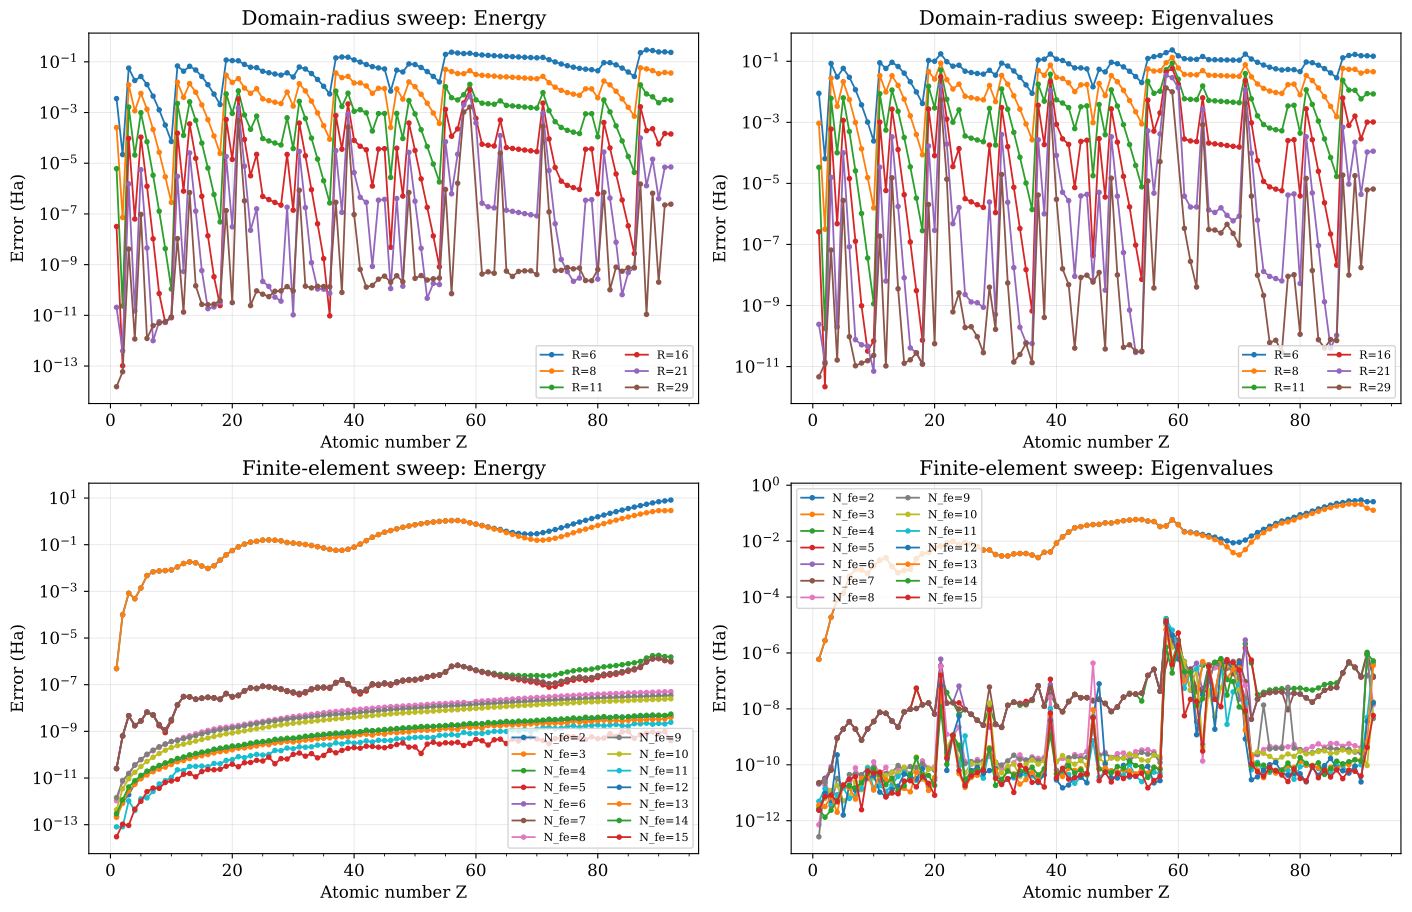

Write Python code to recreate this figure.
"""Temporary test: per-atom GGA-PBE AE convergence (error vs Z), four panels.

Mimics ``atomSFE_with_boundary/scripts/visualize_gga_pbe_ae_fe_boundary_per_atom_convergence.py``,
but reads committed flat summaries under ``tests/data/summary/all_electron/gga_pbe/<sweep>/``
(``fe*_R*__*.json`` via ``summary_naming``).

Finest sweep case is the reference; each other case is one semilogy curve vs atomic number Z.

Run::

    python atomSFE/tests/data/compare/gga_pbe_per_atom_convergence_test.py
    python atomSFE/tests/data/compare/gga_pbe_per_atom_convergence_test.py --out path/to/figure.pdf
"""

from __future__ import annotations

import argparse
import json
import sys
from pathlib import Path

import matplotlib.pyplot as plt
import numpy as np

_DATA_DIR = Path(__file__).resolve().parent.parent
if str(_DATA_DIR) not in sys.path:
    sys.path.insert(0, str(_DATA_DIR))
from summary_naming import glob_sweep_summaries, mesh_tag_from_summary_path

_COMPARE_DIR = Path(__file__).resolve().parent
_SUMMARY_DIR = _DATA_DIR / "summary"
_DEFAULT_GGA_PBE_ROOT = _SUMMARY_DIR / "all_electron" / "hf"
_DEFAULT_OUT = _COMPARE_DIR / "gga_pbe_per_atom_convergence_test.pdf"

plt.rcParams.update(
    {
        "font.family": "serif",
        "mathtext.fontset": "stix",
        "font.size": 12,
    }
)


def _load_dataset_summary(path: Path) -> dict:
    return json.loads(path.read_text(encoding="utf-8"))


def _parse_x_from_mesh_tag(mesh: str, mode: str) -> float:
    fe_txt, r_txt = mesh.split("_", 1)
    fe = float(fe_txt.replace("fe", ""))
    r = float(r_txt.replace("R", ""))
    return r if mode == "domain_radius_sweep" else fe


def _per_atom_metrics(payload: dict) -> dict[int, tuple[float, np.ndarray]]:
    out: dict[int, tuple[float, np.ndarray]] = {}
    for row in payload.get("config_summaries", []):
        z = row.get("atomic_number")
        if z is None:
            continue
        if not row.get("converged", True):
            continue
        e_tot = row.get("total_energy_ha")
        occ = row.get("occupied_eigenvalues_ha") or []
        if e_tot is None or len(occ) == 0:
            continue
        out[int(z)] = (float(e_tot), np.asarray(occ, dtype=float))
    return out


def _build_per_atom_curves(
    mode: str,
    gga_pbe_root: Path,
) -> tuple[list[tuple[float, np.ndarray, np.ndarray]], list[tuple[float, np.ndarray, np.ndarray]]]:
    """Return (energy_curves, eigen_curves); each item is (x_param, z_array, err_array)."""
    sweep_dir = gga_pbe_root / mode
    files = glob_sweep_summaries(sweep_dir)
    if not files:
        raise RuntimeError(f"No summary files found in {sweep_dir}")

    x_and_payload: list[tuple[float, dict]] = []
    for p in files:
        mesh = mesh_tag_from_summary_path(p)
        x = _parse_x_from_mesh_tag(mesh, mode)
        x_and_payload.append((x, _load_dataset_summary(p)))
    x_and_payload.sort(key=lambda t: t[0])

    x_ref, payload_ref = x_and_payload[-1]
    ref_map = _per_atom_metrics(payload_ref)

    energy_curves: list[tuple[float, np.ndarray, np.ndarray]] = []
    eigen_curves: list[tuple[float, np.ndarray, np.ndarray]] = []

    for x, payload in x_and_payload:
        if np.isclose(x, x_ref):
            continue
        cur_map = _per_atom_metrics(payload)
        shared = sorted(set(ref_map.keys()) & set(cur_map.keys()))
        if not shared:
            continue

        z_vals: list[int] = []
        e_errs: list[float] = []
        eig_errs: list[float] = []
        for z in shared:
            e_ref, eig_ref_all = ref_map[z]
            e_cur, eig_cur_all = cur_map[z]
            n = min(eig_ref_all.shape[0], eig_cur_all.shape[0])
            if n <= 0:
                continue
            z_vals.append(z)
            e_errs.append(abs(e_cur - e_ref))
            eig_errs.append(float(np.mean(np.abs(eig_cur_all[:n] - eig_ref_all[:n]))))

        if z_vals:
            z_arr = np.asarray(z_vals, dtype=float)
            energy_curves.append((float(x), z_arr, np.asarray(e_errs, dtype=float)))
            eigen_curves.append((float(x), z_arr, np.asarray(eig_errs, dtype=float)))

    return energy_curves, eigen_curves


def _plot_group(
    ax: plt.Axes,
    curves: list[tuple[float, np.ndarray, np.ndarray]],
    label_prefix: str,
    title: str,
) -> None:
    for x, z_arr, err_arr in curves:
        if label_prefix == "R":
            lbl = f"R={int(round(x))}"
        else:
            lbl = f"N_fe={int(round(x))}"
        ax.semilogy(z_arr, np.maximum(err_arr, 1e-20), marker="o", lw=1.3, ms=3.0, label=lbl)
    ax.set_title(title)
    ax.set_xlabel("Atomic number Z")
    ax.set_ylabel("Error (Ha)")
    ax.grid(True, which="major", axis="both", alpha=0.3, linestyle="-", linewidth=0.7)
    ax.grid(True, which="minor", axis="y", alpha=0.35, linestyle=":", linewidth=0.6)
    ax.minorticks_on()
    ax.legend(fontsize=8, ncol=2)


def main() -> None:
    ap = argparse.ArgumentParser(
        description=(
            "Temporary: per-atom GGA-PBE AE convergence (4 panels: error vs Z per sweep case)."
        ),
    )
    ap.add_argument(
        "--gga-pbe-root",
        type=Path,
        default=_DEFAULT_GGA_PBE_ROOT,
        help="Path to gga_pbe summary root (domain_radius_sweep/, finite_element_sweep/).",
    )
    ap.add_argument(
        "--out",
        type=Path,
        default=_DEFAULT_OUT,
        help="Output PDF path (non-.pdf paths are forced to .pdf).",
    )
    args = ap.parse_args()

    root = args.gga_pbe_root.resolve()
    out_pdf = args.out.resolve()
    if out_pdf.suffix.lower() != ".pdf":
        out_pdf = out_pdf.with_suffix(".pdf")

    r_energy, r_eigen = _build_per_atom_curves("domain_radius_sweep", root)
    fe_energy, fe_eigen = _build_per_atom_curves("finite_element_sweep", root)

    fig, axes = plt.subplots(2, 2, figsize=(14, 9), constrained_layout=True)
    _plot_group(axes[0, 0], r_energy, "R", "Domain-radius sweep: Energy")
    _plot_group(axes[0, 1], r_eigen, "R", "Domain-radius sweep: Eigenvalues")
    _plot_group(axes[1, 0], fe_energy, "N_fe", "Finite-element sweep: Energy")
    _plot_group(axes[1, 1], fe_eigen, "N_fe", "Finite-element sweep: Eigenvalues")

    out_pdf.parent.mkdir(parents=True, exist_ok=True)
    fig.savefig(out_pdf, format="pdf", bbox_inches="tight", dpi=500)
    plt.close(fig)
    print(f"Wrote figure: {out_pdf}")


if __name__ == "__main__":
    main()
